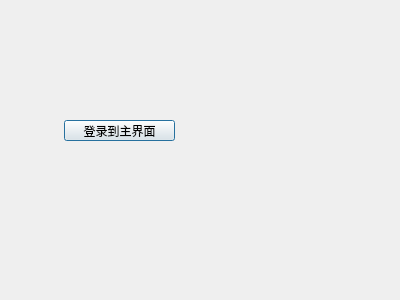
<?xml version="1.0" encoding="UTF-8"?>
<ui version="4.0">
 <class>LoginDlg</class>
 <widget class="QDialog" name="LoginDlg">
  <property name="geometry">
   <rect>
    <x>0</x>
    <y>0</y>
    <width>400</width>
    <height>300</height>
   </rect>
  </property>
  <property name="windowTitle">
   <string>Dialog</string>
  </property>
  <widget class="QPushButton" name="pushButton">
   <property name="geometry">
    <rect>
     <x>64</x>
     <y>120</y>
     <width>111</width>
     <height>21</height>
    </rect>
   </property>
   <property name="text">
    <string>登录到主界面</string>
   </property>
  </widget>
 </widget>
 <resources/>
 <connections>
  <connection>
   <sender>pushButton</sender>
   <signal>clicked()</signal>
   <receiver>LoginDlg</receiver>
   <slot>accept()</slot>
   <hints>
    <hint type="sourcelabel">
     <x>108</x>
     <y>125</y>
    </hint>
    <hint type="destinationlabel">
     <x>199</x>
     <y>207</y>
    </hint>
   </hints>
  </connection>
 </connections>
</ui>
